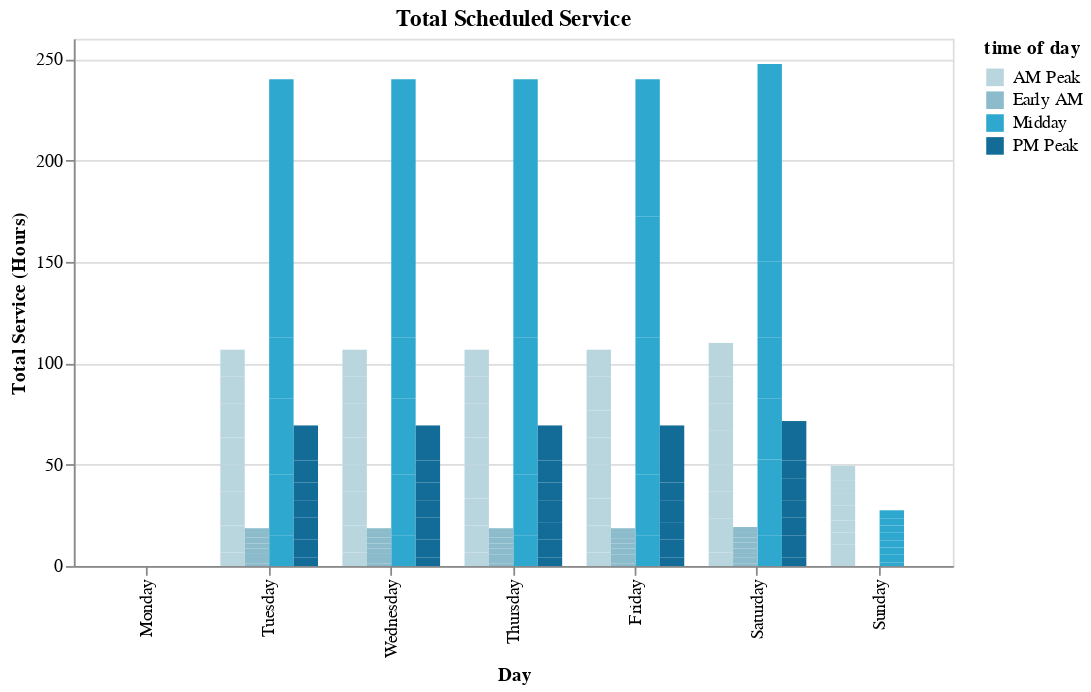

Here is the notebook cell this chart was saved with:
### Code cell
section1.single_bar_chart_dropdown(
    monthly_scheduled_service_df_agg,
    "day of week",
    "total service (hours)",
    "time of day",
    "Total Scheduled Service",
    "full_date",
)

### Figure 1 — Vega-Lite specification as saved in the notebook (floating-point values rounded to 4 significant figures; data arrays with more than 128 entries replaced by an {"elided": "..."} marker saying what was removed)
{"config": {"view": {"continuousWidth": 300, "continuousHeight": 300}}, "data": {"name": "data-4ba89593287f01e19db1de4a59ecd675"}, "mark": {"type": "bar"}, "encoding": {"color": {"field": "time of day", "scale": {"range": ["#B9D6DF", "#8CBCCB", "#2EA8CE", "#136C97", "#0B405B"]}, "type": "nominal"}, "tooltip": [{"field": "Transit Operator", "type": "nominal"}, {"field": "full_date", "type": "nominal"}, {"field": "time of day", "type": "nominal"}, {"field": "day of week", "type": "nominal"}, {"field": "total service (hours)", "type": "quantitative"}], "x": {"field": "day of week", "scale": {"domain": ["Monday", "Tuesday", "Wednesday", "Thursday", "Friday", "Saturday", "Sunday"]}, "title": "Day", "type": "nominal"}, "xOffset": {"field": "time of day", "type": "nominal"}, "y": {"field": "total service (hours)", "title": "Total Service (Hours)", "type": "quantitative"}}, "height": 300, "params": [{"name": "Full Date", "select": {"type": "point", "fields": ["full_date"]}, "bind": {"input": "select", "options": ["2023-08", "2023-09", "2023-10", "2023-11", "2023-12", "2024-01", "2024-02", "2024-03"], "name": "Full Date"}}], "title": "Total Scheduled Service", "transform": [{"filter": {"param": "Full Date"}}], "width": 500, "$schema": "https://vega.github.io/schema/vega-lite/v5.14.1.json", "datasets": {"data-4ba89593287f01e19db1de4a59ecd675": {"elided": "176 records"}}}
